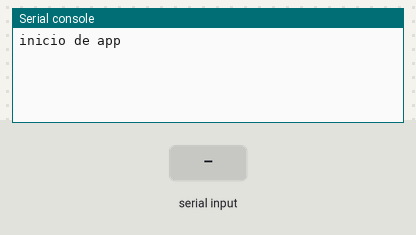
Simulated run of this program. Board: ESP32 board running MicroPython. Parts: the last lines printed to the serial console. The inputs (shaded band) are chosen by the test bench.

Above: at 1.2 s.
1.3 s: "1" received over the second serial link
At 2.5 s:
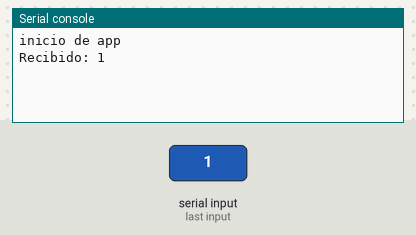
2.8 s: "0" received over the second serial link
At 3.8 s:
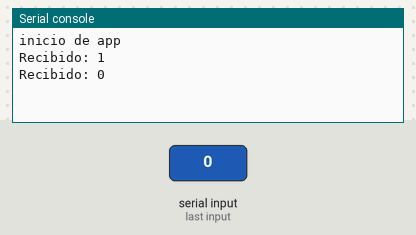
4.3 s: "2" received over the second serial link
At 4.9 s:
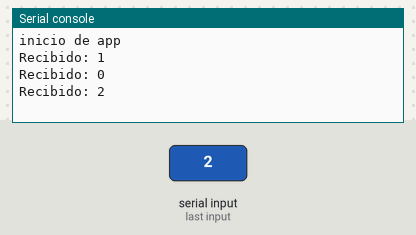

Measured:
- after the input at 1.3 s, the serial console: prints a new line at once (image 1)
- after the input at 2.8 s, the serial console: prints a new line at once (image 2)
- after the input at 4.3 s, the serial console: prints a new line at once (image 3)

The program:

main_recibe.py
```python
from machine import UART, Pin
import time

# Pines de RS232 a ESP32
# VCC => 3V
# RXD => GPIO16
# TXD => GPIO17
# GND => GND

# Configurar UART1 (cambia los pines según tu configuración)
uart1 = UART(1, baudrate=9600, tx=17, rx=16)

def read_uart():
    if uart1.any():
        data = uart1.read()
        if data:
            try:
                decoded_data = data.decode('utf-8')
                return decoded_data
            except UnicodeDecodeError:
                # Manejo de errores de decodificación si no es UTF-8
                return None
    return None

def main():
    print('inicio de app')
    while True:
        data = read_uart()
        if data:
            print("Recibido:", data)
        time.sleep(0.1)

if __name__ == "__main__":
    main()
```
